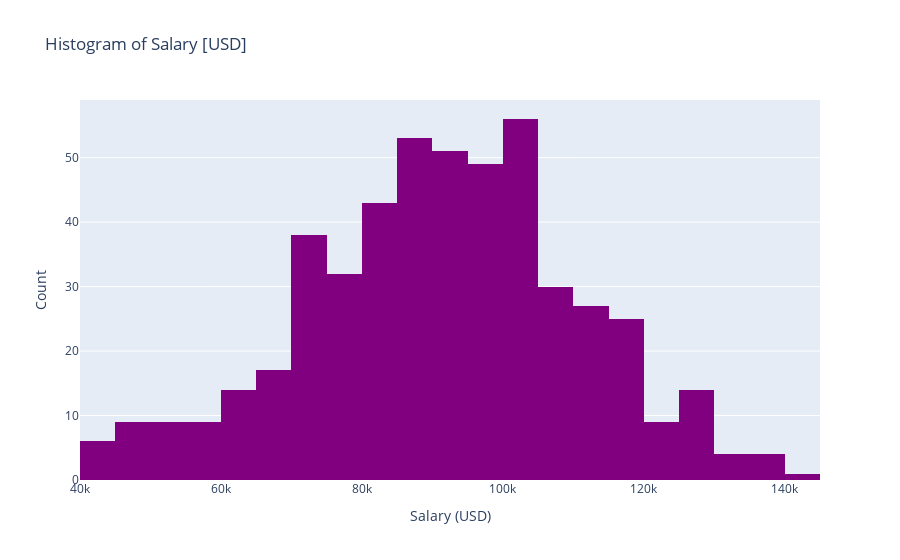

Notebook code for this chart:
### Code cell
fig = px.histogram(job_Market, x='Salary_USD', nbins=20, title='Histogram of Salary [USD]', color_discrete_sequence=['purple'])
fig.update_xaxes(title_text='Salary (USD)')
fig.update_yaxes(title_text='Count')

# Adding tick labels to the x-axis
fig.update_xaxes(tickvals=[40000, 60000, 80000, 100000, 120000, 140000],ticktext=['40k', '60k', '80k', '100k', '120k', '140k'])

fig.show()

### Figure 1 — Plotly figure (JSON) as saved in the notebook; plotly's stock layout.template omitted (floating-point values rounded to 4 significant figures; data arrays with more than 128 entries replaced by an {"elided": "..."} marker saying what was removed)
{"data": [{"alignmentgroup": "True", "bingroup": "x", "hovertemplate": "Salary_USD=%{x}<br>count=%{y}<extra></extra>", "legendgroup": "", "marker": {"color": "purple", "pattern": {"shape": ""}}, "name": "", "nbinsx": 20, "offsetgroup": "", "orientation": "v", "showlegend": false, "type": "histogram", "x": {"elided": "500 float values"}, "xaxis": "x", "yaxis": "y"}], "layout": {"autosize": true, "barmode": "relative", "legend": {"tracegroupgap": 0}, "title": {"text": "Histogram of Salary [USD]"}, "xaxis": {"anchor": "y", "autorange": true, "domain": [0, 1], "range": [40000, 145000], "ticktext": ["40k", "60k", "80k", "100k", "120k", "140k"], "tickvals": [40000, 60000, 80000, 100000, 120000, 140000], "title": {"text": "Salary (USD)"}, "type": "linear"}, "yaxis": {"anchor": "x", "autorange": true, "domain": [0, 1], "range": [0, 58.95], "title": {"text": "Count"}}}}
